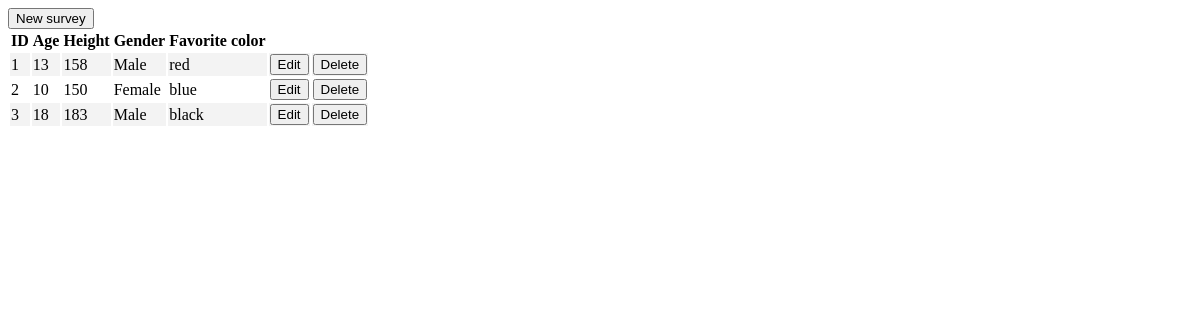
Before: / with the older database file.
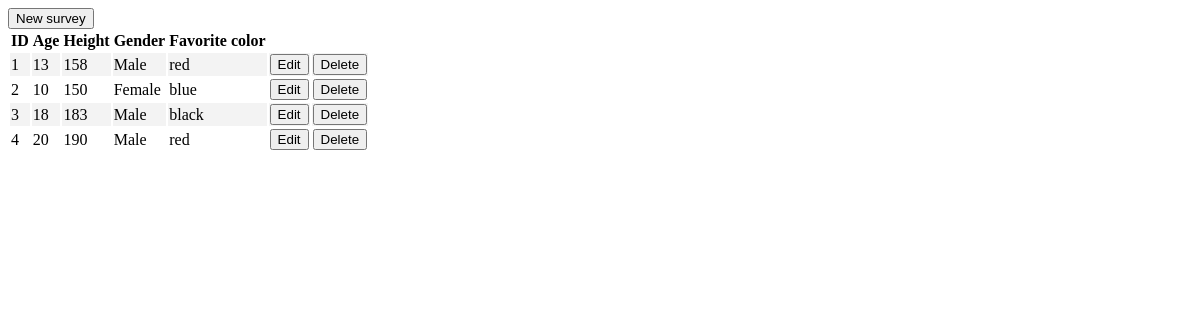
After: the same page with the newer database file.
### tables this page shows
CREATE TABLE People(
        id INTEGER PRIMARY KEY AUTOINCREMENT,
        age INTEGER,
        height INTEGER,
        gender TEXT,
        favorite_color TEXT
    );

### app.py (the view)
@app.route('/')
def home():
    datas = exec_sql(
        """
        SELECT * FROM People;
        """
    )
    people = list()
    for data in datas:
        temp = {
            'id': data[0],
            'age': data[1],
            'height': data[2],
            'gender': data[3],
            'favorite_color': data[4]
        }
        people.append(temp)
    return render_template('home.html', people=people)

### database_execute.py (called while the page is built)
def exec_sql(sql_code, params=None):
    conn = sqlite3.connect("test.db")
    try:
        cur = conn.cursor()
        if params:
            cur.execute(sql_code, params)
        else:
            cur.execute(sql_code)
        try:
            res = cur.fetchall()
        except Exception:
            res = []
        conn.commit()
        return res
    finally:
        conn.close()

### templates/home.html (shortened to what this page needs)
{% extends 'base.html' %}
{% block content %}
    <a href="{{ url_for('add') }}"><button>New survey</button></a>
    <table>
        <tr>
            <th>ID</th>
            <th>Age</th>
            <th>Height</th>
            <th>Gender</th>
            <th>Favorite color</th>
        </tr>
        {% for person in people %}
        <tr id="row-{{loop.index}}"">
            <td>{{ person['id'] }}</td>
            <td>{{ person['age'] }}</td>
            <td>{{ person['height'] }}</td>
            <td>{{ person['gender'] }}</td>
            <td>{{ person['favorite_color'] }}</td>
            <td><a href="{{url_for('edit', id=person['id'])}}"><button>Edit</button></a></td>
            <td><a href="#"><button>Delete</button></a></td>
        </tr>
        {% endfor %}
    </table>
{% endblock %}

### templates/base.html (shortened to what this page needs)
<!DOCTYPE html>
<html lang="en">
<head>
    <link rel="stylesheet" href="{{url_for('static', filename='style.css')}}">
</head>
<body>
  {% block content %}
  {% endblock %}
</body>
</html>

### static/style.css (style rules this page uses)
tr:nth-child(even) { background-color: #f3f3f3; }
tr:nth-child(odd) { background-color: #ffffff; }

Changed rows visible on the page:
added People: id "4", age "20", height "190", gender "Male", favorite_color "red"
